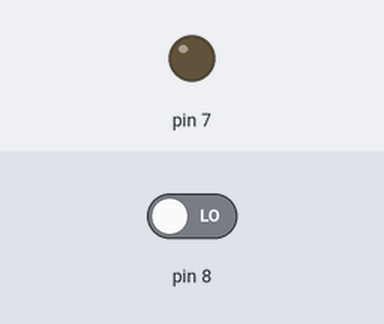
Bench run of a sketch on a simulated Arduino Uno, built with avr-gcc and run on an emulated ATmega328P. On the bench: output pins drawn as LEDs (lit = HIGH). Inputs (shaded band) come from the test bench; at power-on: pin 8 LOW. What the sketch prints to the serial monitor is not drawn.

Above: at 1.2 s.
1.3 s: pin 8 driven HIGH
At 2.6 s:
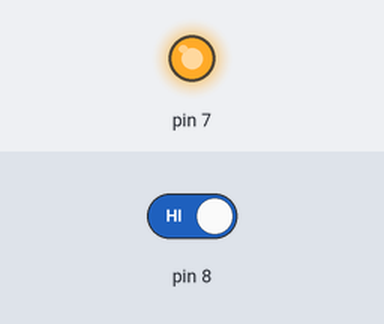
4.3 s: pin 8 driven LOW
At 5.6 s:
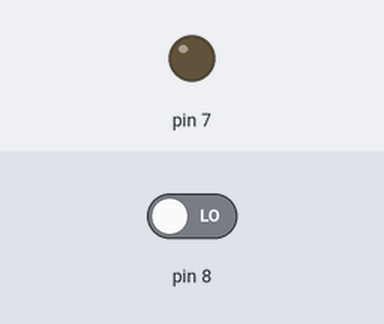
Timing chart, 0 to 7.3 s (numbered marks = the images above; inputs shaded):
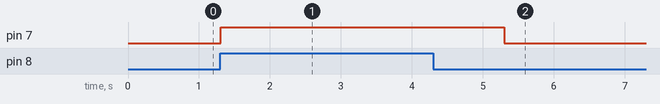

The sketch:

sketch_sep24a.ino
```cpp
int button;
void setup() {
  // put your setup code here, to run once:
pinMode(7, OUTPUT);
pinMode(8, INPUT);
Serial.begin(9600);
}

void loop() {
  // put your main code here, to run repeatedly:
button = digitalRead(8);
Serial.println(button);
 if (button == HIGH) {
  digitalWrite(7 , HIGH);
  delay(2000);
  digitalWrite(7, LOW);
 }
}
```

Measured:
- after the input at 1.3 s, pin 7: LOW → HIGH at once
- after the input at 4.3 s, pin 7: HIGH → LOW after 1.0 s
